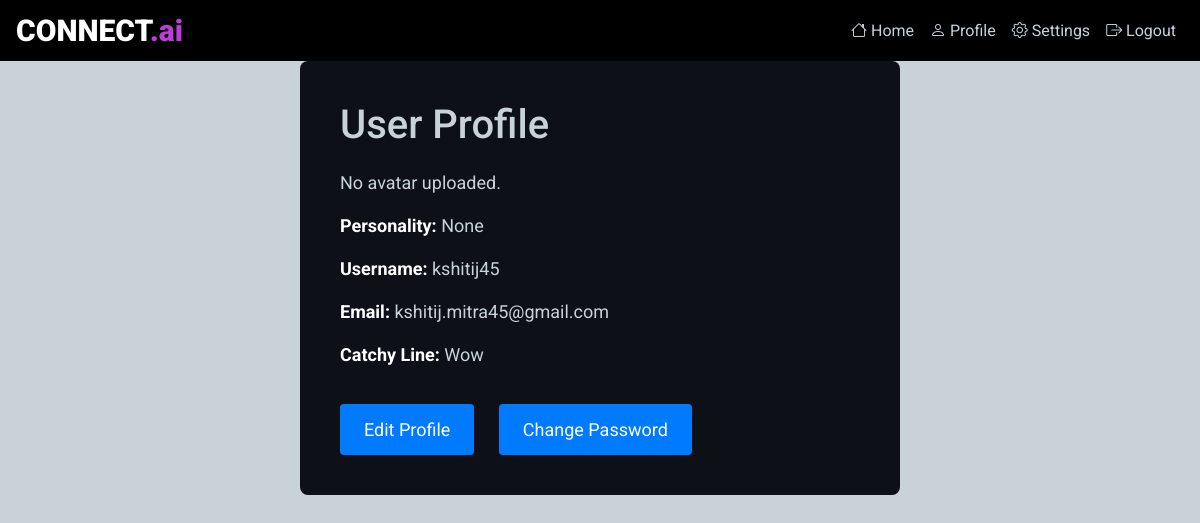
/profile/ (signed in), run on an earlier commit of the app's database.
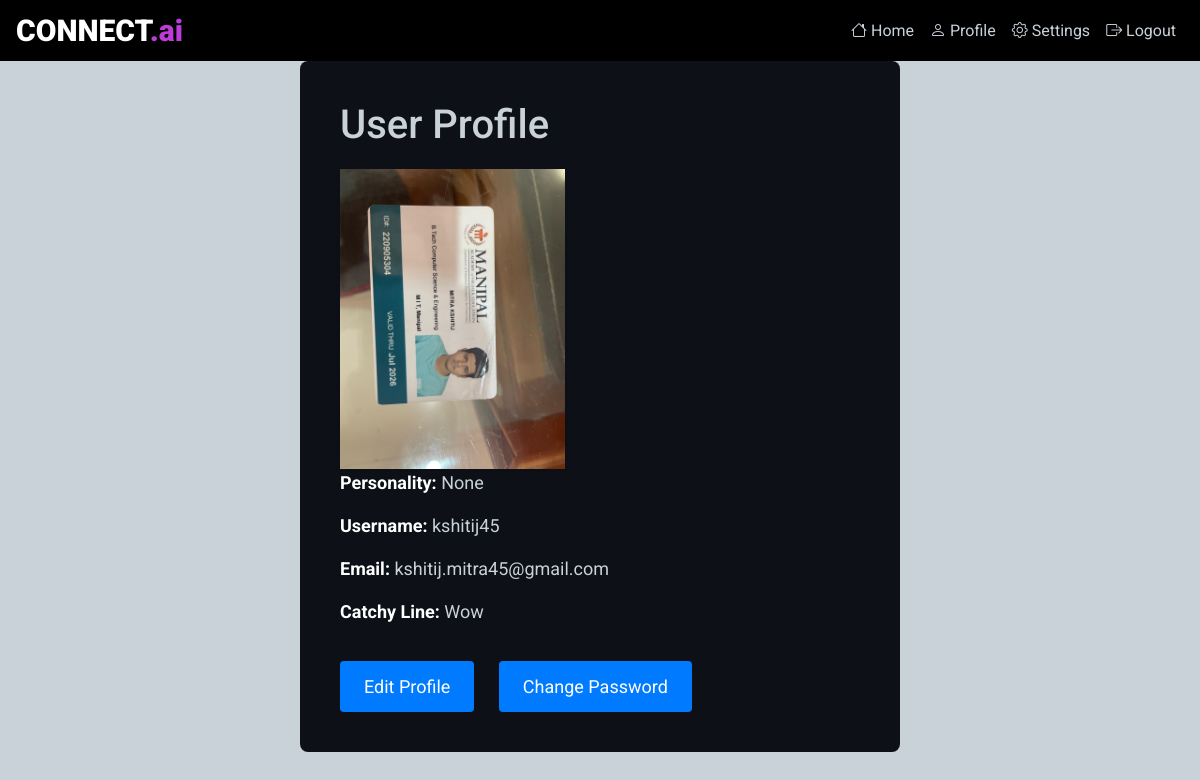
And on a later commit of the database.
### base/models.py (models this page shows, shortened)
class Profile(models.Model):
    user = models.OneToOneField(User, on_delete=models.CASCADE)
    email = models.EmailField(max_length=254, blank=True)
    catchy_line = models.CharField(max_length=500, blank=True)
    avatar = models.ImageField(upload_to='avatars/', blank=True, null=True)
    personality_type = models.CharField(max_length=100, blank=True, null=True)

### base/views.py (the view)
# urls.py: path('profile/', views.profile, name='profile'),
@login_required
def profile(request):
    profile, created = Profile.objects.get_or_create(user=request.user)
    return render(request, 'profile.html', {'profile': profile})

### templates/profile.html
{% extends 'main.html' %}
{% block content %}
<div class="profile-container">
    <h2>User Profile</h2>
    <div class="profile-info">
        {% if profile.avatar %}
            <img src="{{ profile.avatar.url }}" alt="Avatar" class="profile_avatar">
        {% else %}
            <p>No avatar uploaded.</p>
        {% endif %}
        <p><strong>Personality:</strong> {{ profile.personality_type  }}</p>
        <p><strong>Username:</strong> {{ profile.user.username }}</p>
        <p><strong>Email:</strong> {{ profile.user.email }}</p>
        <p><strong>Catchy Line:</strong> {{ profile.catchy_line }}</p>
        <button onclick="window.location.href='{% url 'edit_profile' %}'" class="btn-edit">Edit Profile</button>
        <button onclick="window.location.href='{% url 'change_password' %}'" class="btn-change-password">Change Password</button>
    </div>
</div>
{% endblock %}

### templates/main.html (shortened to what this page needs)
<!DOCTYPE html>
{% load static %}
<html lang="en">
  <head>
    <link
      href="https://stackpath.bootstrapcdn.com/bootstrap/4.5.2/css/bootstrap.min.css"
      rel="stylesheet"
    />
    <link
      href="https://cdnjs.cloudflare.com/ajax/libs/bootstrap-icons/1.10.0/font/bootstrap-icons.min.css"
      rel="stylesheet"
    />
    <link rel="stylesheet" href="{% static 'styles/main.css' %}" />
  </head>
  <body>
    <div class="container-custom">
      {% include 'navbar.html' %} {% block content %}{% endblock %}
    </div>
  </body>
</html>

### templates/navbar.html (shortened to what this page needs)
<nav class="navbar navbar-expand-lg navbar-custom">
  <a class="brand-name" href="{% url 'home' %}"
    >CONNECT<span class="alt-text">.ai</span></a
  >
  <div class="collapse navbar-collapse" id="navbarNav">
    <ul class="navbar-nav ml-auto">
      <li class="nav-item">
        <a class="nav-link" href="/home"><i class="bi bi-house"></i> Home</a>
      </li>
      <li class="nav-item">
        <a class="nav-link" href="/profile"
          ><i class="bi bi-person"></i> Profile</a
        >
      </li>
      <li class="nav-item">
        <a class="nav-link" href=""><i class="bi bi-gear"></i> Settings</a>
      </li>
      <li class="nav-item">
        <a class="nav-link" href="/"
          ><i class="bi bi-box-arrow-right"></i> Logout</a
        >
      </li>
    </ul>
  </div>
</nav>

### static/styles/main.css (style rules this page uses)
body { font-family: "Roboto", "Times New Roman", Times, serif; background-color: #c9d1d9; color: #fff; }
.brand-name { font-weight: 900; font-size: 30px !important; color: #fff; text-decoration: none !important; }
.alt-text { color: #bc3cd8; }
.container-custom { width: 100%; margin: 0; }
h2 { font-size: 2.5em; margin-bottom: 20px; color: #c9d1d9; }
p { color: #c9d1d9; }
.navbar-custom { background-color: #000; }
.navbar-custom .nav-link { color: #c9d1d9; }
.profile-container { background-color: #0d1117; padding: 40px; border-radius: 8px; margin: auto; max-width: 600px; margin-bottom: 20px; }
.profile-info { font-size: 18px; color: #c9d1d9; }
.profile-info strong { font-weight: bold; color: #ffffff; }
.profile_avatar { max-width: 300px; max-height: 300px; object-fit: cover; box-shadow: 0 2px 4px rgba(0, 0, 0, 0.1); }
.btn-edit, .btn-change-password { background-color: #007bff; padding: 12px 24px; color: #ffffff; border: none; border-radius: 4px; cursor: pointer; margin-right: 10px; margin-top: 20px; transition: background-color 0.3s ease-in-out; }
.btn-edit { margin-left: 0; }
.btn-change-password { margin-left: 10px; }

What changed in the data, as far as the page shows it:
changed Profile "None": avatar: picture added; avatar empty → "avatars/idcard.jpg" (drawn)
Also different on the page:
text no longer shown: "No avatar uploaded."
